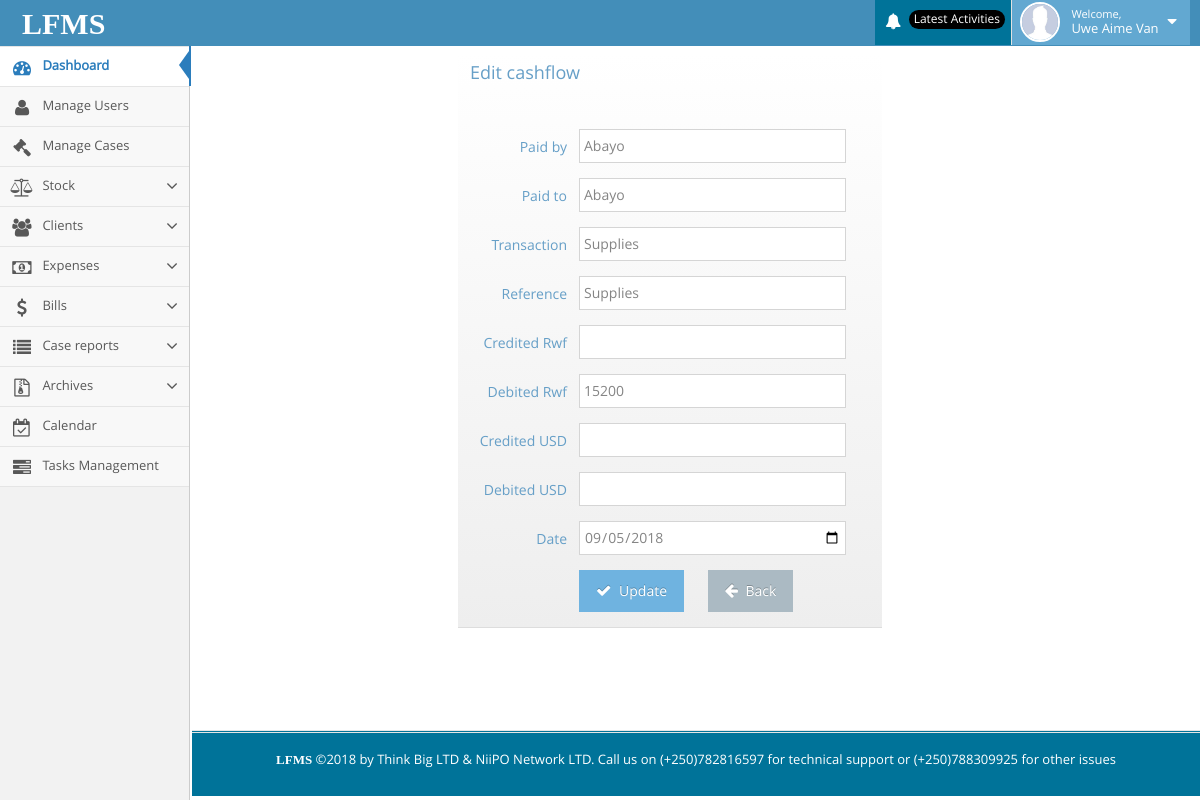
/lfms/edit_cashflow.php?cashflow_id=101 (signed in), run on the app's committed database.
### tables this page shows
CREATE TABLE IF NOT EXISTS `permission` (
  `id` int(11) NOT NULL AUTO_INCREMENT,
  `user_id` varchar(100) NOT NULL,
  `permissions` varchar(200) NOT NULL,
  PRIMARY KEY (`id`)
);

CREATE TABLE IF NOT EXISTS `cashflow` (
  `id` int(11) NOT NULL AUTO_INCREMENT,
  `paid_by` varchar(200) NOT NULL,
  `paid_to` varchar(200) NOT NULL,
  `transaction` varchar(200) NOT NULL,
  `date` date NOT NULL,
  `reference` varchar(200) NOT NULL,
  `credited_rwf` varchar(200) NOT NULL,
  `debited_rwf` varchar(200) NOT NULL,
  `credited_usd` varchar(200) NOT NULL,
  `debited_usd` varchar(200) NOT NULL,
  PRIMARY KEY (`id`)
);

### lfms/edit_cashflow.php (the view, shortened to what this page needs)
<?php include("include/header.php");?>
<?php
 if (isset($_GET['cashflow_id'])) {
    $cashflow_id = mysqli_real_escape_string($db,$_GET['cashflow_id']);
}
?>
<div class="container" style="margin-right: 50px;width: 80%;">
    <div class="page-content">
        <div class="col-xs-12 col-sm-12 col-md-6 col-md-offset-3">
            <div class="widget-header"  style="background-color:  #ff9999;">
                <h4 class="widget-title">Edit cashflow</h4>
                <br><br><br>
                <?php
                    $select = "SELECT * FROM cashflow WHERE id = '".$cashflow_id."'";
                    $result = mysqli_query($db,$select);
                    while ($row = mysqli_fetch_array($result)) {
                        $paid_by       = $row['paid_by'];
                        $paid_to   = $row['paid_to'];
                        $transaction   = $row['transaction'];
                        $date      = $row['date'];
                        $reference     = $row['reference'];
                        $credited_rwf       = $row['credited_rwf'];
                        $debited_rwf       = $row['debited_rwf'];
                        $credited_usd       = $row['credited_usd'];
                        $debited_usd       = $row['debited_usd'];
                ?>
                <form class="form-horizontal" role="form" method="POST">
                    <div class="form-group">
                        <label class="col-sm-3 control-label no-padding-right" for="form-field-1"> Paid by </label>
                        <div class="col-sm-8">
                            <input type="text" id="form-field-1" name="paid_by_update" class="form-control" value="<?php echo $paid_by;?>" />
                        </div>
                    </div>
                    <div class="form-group">
                        <label class="col-sm-3 control-label no-padding-right" for="form-field-2"> Paid to</label>
                        <div class="col-sm-8">
                           <input type="text" id="form-field-1" name="paid_to_update" class="form-control" value="<?php echo $paid_to;?>" />
                        </div>
                    </div>
                    <div class="form-group">
                        <label class="col-sm-3 control-label no-padding-right" for="form-field-2"> Transaction </label>
                        <div class="col-sm-8">
                            <input type="text" id="form-field-2" name="transaction_update" class="form-control" value="<?php echo $transaction; ?>" />
                        </div>
                    </div>
                    <div class="form-group">
                        <label class="col-sm-3 control-label no-padding-right" for="form-field-2"> Reference </label>
                        <div class="col-sm-8">
                            <input type="text" id="form-field-2" name="reference_update" class="form-control" value="<?php echo $reference; ?>" />
                        </div>
                    </div>
                    <div class="form-group">
                        <label class="col-sm-3 control-label no-padding-right" for="form-field-2"> Credited Rwf </label>
                        <div class="col-sm-8">
                            <input type="text" id="form-field-2" name="credit_rwf_update" class="form-control" value="<?php echo $credited_rwf; ?>" />
                        </div>
                    </div>
                    <div class="form-group">
                        <label class="col-sm-3 control-label no-padding-right" for="form-field-2"> Debited Rwf </label>
                        <div class="col-sm-8">
                            <input type="text" id="form-field-2" name="debit_rwf_update" class="form-control" value="<?php echo $debited_rwf; ?>" />
                        </div>
                    </div>
                    <div class="form-group">
                        <label class="col-sm-3 control-label no-padding-right" for="form-field-2"> Credited USD </label>
                        <div class="col-sm-8">
                            <input type="text" id="form-field-2" name="credit_usd_update" class="form-control" value="<?php echo $credited_usd; ?>" />
                        </div>
                    </div>
                    <div class="form-group">
                        <label class="col-sm-3 control-label no-padding-right" for="form-field-2"> Debited USD </label>
                        <div class="col-sm-8">
                            <input type="text" id="form-field-2" name="debit_usd_update" class="form-control" value="<?php echo $debited_usd; ?>" />
                        </div>
                    </div>
                    <div class="form-group">
                        <label class="col-sm-3 control-label no-padding-right" for="timepicker1">Date</label>
                        <div class="col-sm-8">
                                <input type="date" value="<?php echo date($date)?>" name="cashflow_date" class="form-control" />
                        </div>
                    </div>
                    <div class="form-group">
                        <div class="col-md-offset-3 col-md-9">
                                <button class="btn btn-info" type="submit" name="update">
                                    <i class="ace-icon fa fa-check bigger-110"></i>
                                    Update
                                </button>
                                <a  href="cashflow.php" class="btn" type="reset">
                                    <i class="ace-icon fa fa-arrow-left bigger-110"></i>
                                    Back
                                </a>
                        </div>
                    </div>
                </form>
                <?php }?>
            </div>
        </div>
    </div>
</div>
<?php include("include/footer.php");?>

### lfms/include/header.php (shortened to what this page needs)
<?php include("include/connection.php"); ?>
<!DOCTYPE html>
<html lang="en">
<head>
    <link rel="stylesheet" href="assets/css/bootstrap.min.css"/>
    <link rel="stylesheet" href="assets/font-awesome/4.5.0/css/font-awesome.min.css"/>
    <link rel="stylesheet" href="assets/css/ace.min.css" class="ace-maican-stylesheet" id="main-ace-style"/>
    <link rel="stylesheet" href="assets/css/ace-skins.min.css"/>
    <link rel="stylesheet" href="assets/css/ace-rtl.min.css"/>
</head>
<body class="no-skin">
<div id="navbar" class="navbar navbar-default ace-save-state">
    <div class="navbar-container ace-save-state" id="navbar-container">
        <div class="navbar-header pull-left">
            <a href="home.php" class="navbar-brand" style="margin-top:4px;">
                <small>
                    <span style="color:#fff;font-weight:bold;font-family:century gothic;font-size:30px;">LFMS</span>
                </small>
            </a>
        </div>
        <div class="navbar-buttons navbar-header pull-right" role="navigation">
            <ul class="nav ace-nav">
                <?php
                if (isset($_SESSION['user_id'])) {
                    $user_id = $_SESSION['user_id'];
                    $username = $_SESSION['username'];
                    ?>
                    <li class="purple dropdown-modal">
                        <a data-toggle="dropdown" class="dropdown-toggle" href="#" style="background-color: #007399;">
                            <i class="ace-icon fa fa-bell icon-animated-bell"></i>
                            <span class="badge badge-important" style="background-color: #000;">Latest Activities</span>
                        </a>
                    </li>
                    <li class="light-blue dropdown-modal">
                        <a data-toggle="dropdown" href="#" class="dropdown-toggle">
                            <img class="nav-user-photo" src="images/a.jpg" alt="Username"/>
                            <span class="user-info">
                                    <small>Welcome,</small>
                                <?php echo $username; ?>
                                </span>
                            <i class="ace-icon fa fa-caret-down"></i>
                        </a>
                    </li>
                <?php } ?>
            </ul>
        </div>
    </div>
</div>
<div class="main-container ace-save-state" id="main-container">
    <div id="sidebar" class="sidebar responsive ace-save-state">
        <ul class="nav nav-list">
            <li class="active">
                <a href="home.php">
                    <i class="menu-icon fa fa-tachometer"></i>
                    <span class="menu-text"> Dashboard </span>
                </a>
            </li>
            <?php
            $select_all_permission = "SELECT * FROM permission WHERE `user_id` = '" . $user_id . "'";
            $result_all_permission = mysqli_query($db, $select_all_permission);
            while ($row_all = mysqli_fetch_array($result_all_permission)) {
                $permission_all = $row_all['permissions'];
                if ($permission_all == 2) {
                    ?>
                    <li class="">
                        <a href="super_lawyer_page.php">
                            <i class="menu-icon fa fa-user"></i>
                            <span class="menu-text"> Manage Users </span>
                        </a>
                    </li>
                <?php } elseif ($permission_all == 3) {
                    ?>
                    <li class="">
                        <a href="my_case.php">
                            <i class="menu-icon fa fa-legal"></i>
                            <span class="menu-text"> Manage Cases </span>
                        </a>
                    </li>
                <?php } elseif ($permission_all == 5) {
                    ?>
                    <li class="">
                        <a href="#" class="dropdown-toggle">
                            <i class="menu-icon fa fa-group"></i>
                            <span class="menu-text"> Clients </span>
                            <b class="arrow fa fa-angle-down"></b>
                        </a>
                    </li>
                    <?php
                } elseif ($permission_all == 4) {
                    ?>
                    <li class="">
                        <a href="#" class="dropdown-toggle">
                            <i class="menu-icon fa fa-balance-scale"></i>
                            <span class="menu-text"> Stock</span>
                            <b class="arrow fa fa-angle-down"></b>
                        </a>
                    </li>
                    <?php
                } elseif ($permission_all == 6) {
                    ?>
                    <li class="">
                        <a href="#" class="dropdown-toggle">
                            <i class="menu-icon fa fa-money"></i>
                            <span class="menu-text"> Expenses</span>
                            <b class="arrow fa fa-angle-down"></b>
                        </a>
                    </li>
                    <?php
                } elseif ($permission_all == 7) {
                    ?>
                    <li class="">
                        <a href="#" class="dropdown-toggle">
                            <i class="menu-icon fa fa-dollar"></i>
                            <span class="menu-text"> Bills </span>
                            <b class="arrow fa fa-angle-down"></b>
                        </a>
                    </li>
                    <?php
                } elseif ($permission_all == 8) {
                    ?>
                    <li class="">
                        <a href="#" class="dropdown-toggle">
                            <i class="menu-icon fa fa-list"></i>
                            <span class="menu-text"> Case reports </span>
                            <b class="arrow fa fa-angle-down"></b>
                        </a>
                    </li>
                    <li class="">
                        <a href="#" class="dropdown-toggle">
                            <i class="menu-icon fa fa-file-archive-o"></i>
                            <span class="menu-text"> Archives </span>
                            <b class="arrow fa fa-angle-down"></b>
                        </a>
                    </li>
                <?php } elseif ($permission_all == 9) {
                    ?>
                    <li class="">
                        <a href="calendar.php">
                            <i class="menu-icon fa fa-calendar-check-o"></i>
                            <span class="menu-text"> Calendar </span>
                        </a>
                    </li>
                <?php } elseif ($permission_all == 10) {
                    ?>
                    <li class="">
                        <a href="tasks.php">
                            <i class="menu-icon fa fa-tasks"></i>
                            <span class="menu-text"> Tasks Management </span>
                        </a>
                    </li>
                <?php }
            } ?>
        </ul>
    </div>
</div>
</body>
</html>

### data on the page
permission: permissions "2" (drawn)
permission: permissions "3" (drawn)
permission: permissions "4" (drawn)
permission: permissions "5" (drawn)
permission: permissions "6" (drawn)
permission: permissions "7" (drawn)
permission: permissions "8" (drawn)
permission: permissions "9" (drawn)
permission: permissions "10" (drawn)
cashflow: paid_by_update "Abayo", paid_to_update "Abayo", transaction_update "Supplies", reference_update "Supplies", debit_rwf_update "15200", cashflow_date "09/05/2018"

### other printed values
$username "Uwe Aime Van"
